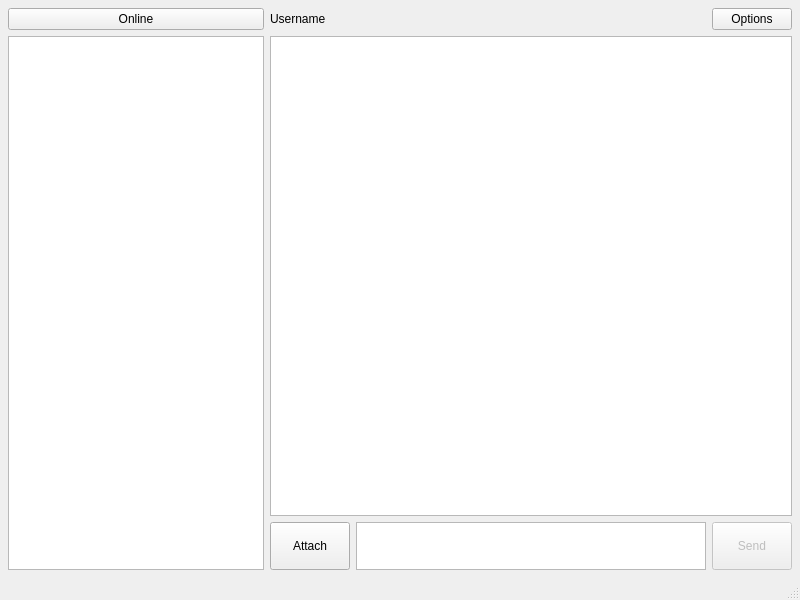
<?xml version="1.0" encoding="UTF-8"?>
<ui version="4.0">
 <class>MainWindow</class>
 <widget class="QMainWindow" name="MainWindow">
  <property name="geometry">
   <rect>
    <x>0</x>
    <y>0</y>
    <width>800</width>
    <height>600</height>
   </rect>
  </property>
  <property name="windowTitle">
   <string>NetCrawler</string>
  </property>
  <widget class="QWidget" name="centralwidget">
   <layout class="QVBoxLayout" name="verticalLayout_4">
    <property name="leftMargin">
     <number>0</number>
    </property>
    <property name="topMargin">
     <number>0</number>
    </property>
    <property name="rightMargin">
     <number>0</number>
    </property>
    <property name="bottomMargin">
     <number>0</number>
    </property>
    <item>
     <layout class="QVBoxLayout" name="verticalLayout">
      <item>
       <layout class="QHBoxLayout" name="titlebar_layout">
        <property name="spacing">
         <number>0</number>
        </property>
       </layout>
      </item>
      <item>
       <layout class="QHBoxLayout" name="horizontalLayout_2">
        <property name="leftMargin">
         <number>8</number>
        </property>
        <property name="topMargin">
         <number>8</number>
        </property>
        <property name="rightMargin">
         <number>8</number>
        </property>
        <property name="bottomMargin">
         <number>8</number>
        </property>
        <item>
         <layout class="QVBoxLayout" name="verticalLayout_2" stretch="0,0">
          <property name="sizeConstraint">
           <enum>QLayout::SetDefaultConstraint</enum>
          </property>
          <item>
           <widget class="QPushButton" name="onlineusers_button">
            <property name="text">
             <string>Online</string>
            </property>
           </widget>
          </item>
          <item>
           <widget class="QListWidget" name="users_listwidget">
            <property name="sizePolicy">
             <sizepolicy hsizetype="Fixed" vsizetype="Expanding">
              <horstretch>0</horstretch>
              <verstretch>0</verstretch>
             </sizepolicy>
            </property>
           </widget>
          </item>
         </layout>
        </item>
        <item>
         <layout class="QVBoxLayout" name="verticalLayout_3" stretch="0,0,0">
          <item>
           <layout class="QHBoxLayout" name="horizontalLayout_3">
            <item>
             <widget class="QLabel" name="username_label">
              <property name="text">
               <string>Username</string>
              </property>
             </widget>
            </item>
            <item>
             <spacer name="horizontalSpacer">
              <property name="orientation">
               <enum>Qt::Horizontal</enum>
              </property>
              <property name="sizeHint" stdset="0">
               <size>
                <width>40</width>
                <height>20</height>
               </size>
              </property>
             </spacer>
            </item>
            <item>
             <widget class="QPushButton" name="pushButton">
              <property name="text">
               <string>Options</string>
              </property>
             </widget>
            </item>
           </layout>
          </item>
          <item>
           <widget class="QListWidget" name="chatroom_listwidget"/>
          </item>
          <item>
           <layout class="QHBoxLayout" name="horizontalLayout_4">
            <item>
             <widget class="QPushButton" name="attachment_button">
              <property name="sizePolicy">
               <sizepolicy hsizetype="Minimum" vsizetype="Fixed">
                <horstretch>0</horstretch>
                <verstretch>0</verstretch>
               </sizepolicy>
              </property>
              <property name="minimumSize">
               <size>
                <width>0</width>
                <height>48</height>
               </size>
              </property>
              <property name="baseSize">
               <size>
                <width>0</width>
                <height>48</height>
               </size>
              </property>
              <property name="text">
               <string>Attach</string>
              </property>
             </widget>
            </item>
            <item>
             <widget class="QTextEdit" name="mymsg_textEdit">
              <property name="enabled">
               <bool>true</bool>
              </property>
              <property name="sizePolicy">
               <sizepolicy hsizetype="Expanding" vsizetype="Minimum">
                <horstretch>0</horstretch>
                <verstretch>0</verstretch>
               </sizepolicy>
              </property>
              <property name="minimumSize">
               <size>
                <width>0</width>
                <height>48</height>
               </size>
              </property>
              <property name="baseSize">
               <size>
                <width>0</width>
                <height>111</height>
               </size>
              </property>
             </widget>
            </item>
            <item>
             <widget class="QPushButton" name="sendmsg_button">
              <property name="enabled">
               <bool>false</bool>
              </property>
              <property name="sizePolicy">
               <sizepolicy hsizetype="Fixed" vsizetype="Fixed">
                <horstretch>0</horstretch>
                <verstretch>0</verstretch>
               </sizepolicy>
              </property>
              <property name="minimumSize">
               <size>
                <width>0</width>
                <height>48</height>
               </size>
              </property>
              <property name="baseSize">
               <size>
                <width>0</width>
                <height>48</height>
               </size>
              </property>
              <property name="text">
               <string>Send</string>
              </property>
             </widget>
            </item>
           </layout>
          </item>
         </layout>
        </item>
       </layout>
      </item>
     </layout>
    </item>
   </layout>
  </widget>
  <widget class="QMenuBar" name="menubar">
   <property name="geometry">
    <rect>
     <x>0</x>
     <y>0</y>
     <width>800</width>
     <height>21</height>
    </rect>
   </property>
  </widget>
  <widget class="QStatusBar" name="statusbar"/>
 </widget>
 <resources/>
 <connections/>
</ui>
